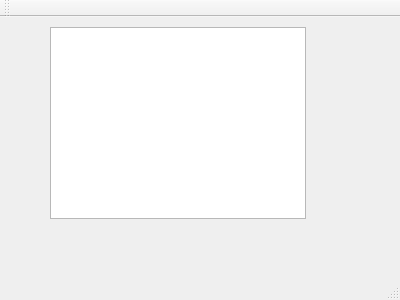
<?xml version="1.0" encoding="UTF-8"?>
<ui version="4.0">
 <class>YourXMLParsingObject</class>
 <widget class="QMainWindow" name="YourXMLParsingObject">
  <property name="geometry">
   <rect>
    <x>0</x>
    <y>0</y>
    <width>400</width>
    <height>300</height>
   </rect>
  </property>
  <property name="windowTitle">
   <string>YourXMLParsingObject</string>
  </property>
  <widget class="QWidget" name="centralWidget">
   <widget class="QTextBrowser" name="textBrowser">
    <property name="geometry">
     <rect>
      <x>50</x>
      <y>10</y>
      <width>256</width>
      <height>192</height>
     </rect>
    </property>
   </widget>
  </widget>
  <widget class="QMenuBar" name="menuBar">
   <property name="geometry">
    <rect>
     <x>0</x>
     <y>0</y>
     <width>400</width>
     <height>21</height>
    </rect>
   </property>
  </widget>
  <widget class="QToolBar" name="mainToolBar">
   <attribute name="toolBarArea">
    <enum>TopToolBarArea</enum>
   </attribute>
   <attribute name="toolBarBreak">
    <bool>false</bool>
   </attribute>
  </widget>
  <widget class="QStatusBar" name="statusBar"/>
 </widget>
 <layoutdefault spacing="6" margin="11"/>
 <resources/>
 <connections/>
</ui>
